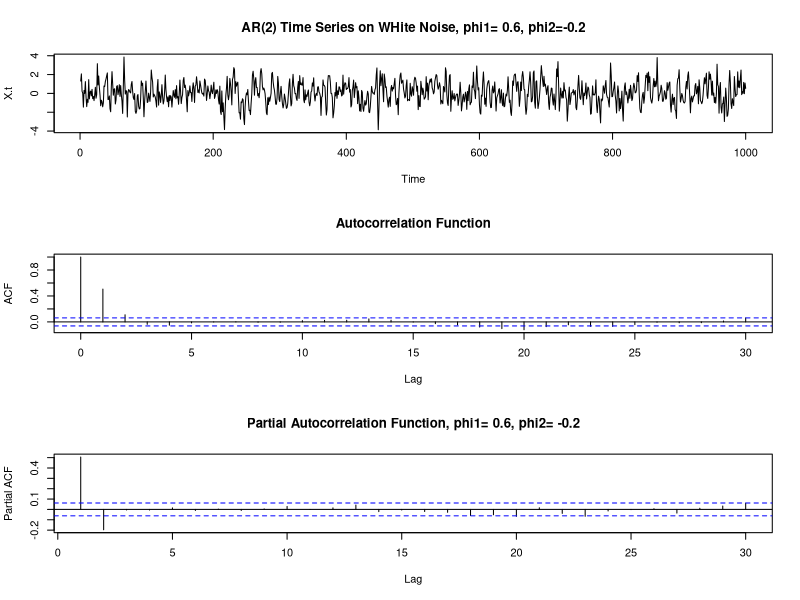
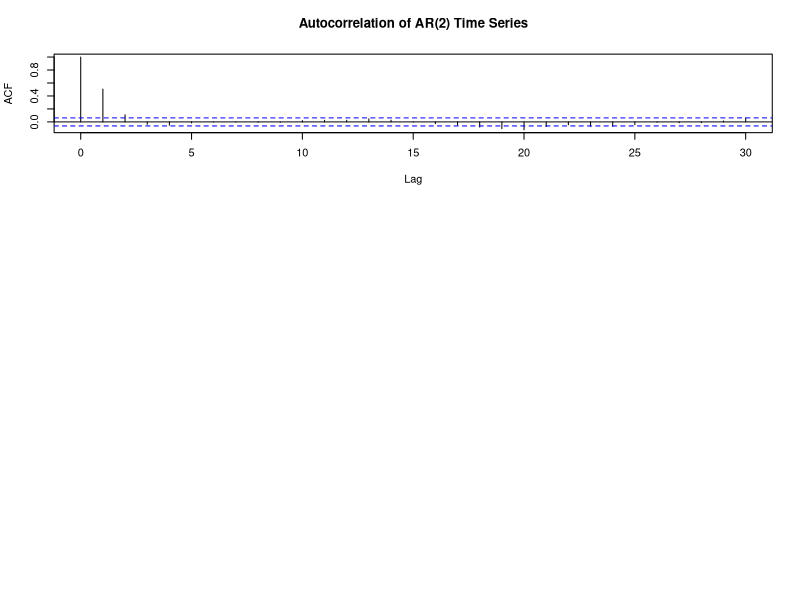

R code for these plots, in order: (Note: this script raises an error after producing the figures.)
rm(list=ls( all = TRUE )) # clears the entire R environment

#---------------------------------------------------------------------
# Autoregressive Processes of order 2 -EXAMPLE
#---------------------------------------------------------------------

set.seed(2017)
phi1=0.6
phi2=-0.2
X.t<- arima.sim(list(ar=c(phi1,phi2)), n=1000) # converts the numeric vector X in time series
# phi_2 < 1 + phi 1
# phi_2 < 1 - phi 1
par(mfrow=c(3,1)) # dimensions of the image
plot(X.t, main = "AR(2) Time Series on WHite Noise, phi1= 0.6, phi2=-0.2")
acf(X.t, main="Autocorrelation Function") 
acf(X.t, type="partial", main="Partial Autocorrelation Function, phi1= 0.6, phi2= -0.2")

#---------------------------------------------------------------------
# ACF values
#---------------------------------------------------------------------
X.acf=acf(X.t, main = "Autocorrelation of AR(2) Time Series")
r.coef = X.acf$acf # Run the code several times without setting the seed 
print(r.coef) # value of the ACF


#---------------------------------------------------------------------
# Coefficient phi_1 and phi_2 Estimation
#---------------------------------------------------------------------
# estimation of the coefficients phi_1 and phi_2
ar(na.omit(X.t), order.max = 5)
# results:
#     Coefficients:
#         1        2  
#       0.6053  -0.1965  
# very close to the right parameters: phi1 = 0.6 and phi2 = -0.2


#---------------------------------------------------------------------
# PACF values at lag h using the residuals from forward and backward regressions.
#---------------------------------------------------------------------
# we assume that we want estimate h=3      
# Create lagged variables
x <- as.numeric(X.t)  # convert to numeric vector for indexing
n <- length(x)
h <- 3  # forecast horizon

# BACKWARD regression: estimate x_t from x_{t+1}, x_{t+2}
Y_back <- x[1:(n - h + 1)]
X1_back <- x[2:(n - h + 2)]
X2_back <- x[3:(n - h + 3)]
df_back <- data.frame(Y = Y_back, X1 = X1_back, X2 = X2_back)
model_back <- lm(Y ~ X1 + X2, data = df_back)
resid_back <- resid(model_back)  # e_t = x_t - hat{x}_t

# FORWARD regression: estimate x_{t+h} from x_{t+1}, x_{t+2}
Y_fwd <- x[h:n]
X1_fwd <- x[(h-1):(n - 1)]
X2_fwd <- x[(h-2):(n - 2)]
df_fwd <- data.frame(Y = Y_fwd, X1 = X1_fwd, X2 = X2_fwd)
model_fwd <- lm(Y ~ X1 + X2, data = df_fwd)
resid_fwd <- resid(model_fwd)  # e_{t+h} = x_{t+h} - hat{x}_{t+h}

# Align residuals (same length)
min_len <- min(length(resid_back), length(resid_fwd))
resid_back <- resid_back[1:min_len]
resid_fwd <- resid_fwd[1:min_len]

# Compute partial autocorrelation
phi_hh <- cor(resid_back, resid_fwd)

# Output result
cat("Partial autocorrelation at lag h =", h, "is:", round(phi_hh, 4), "\n")

# AUTOMATIC ----------------------------

mat <- data.frame(
  x_t   = x[1:(n - h)],
  x_1   = x[2:(n - h + 1)],
  x_2   = x[3:(n - h + 2)],
  x_th  = x[(1 + h):(n)]
)

# Estimate partial correlation between x_t and x_{t+h}, controlling for x_{t+1}, ..., x_{t+h-1}
result <- pcor(mat)

# Show the partial correlation between x_t and x_{t+h}
phi_hh <- result$estimate["x_t", "x_th"]
cat("Estimated partial autocorrelation at lag", h, "is:", round(phi_hh, 4), "\n")





